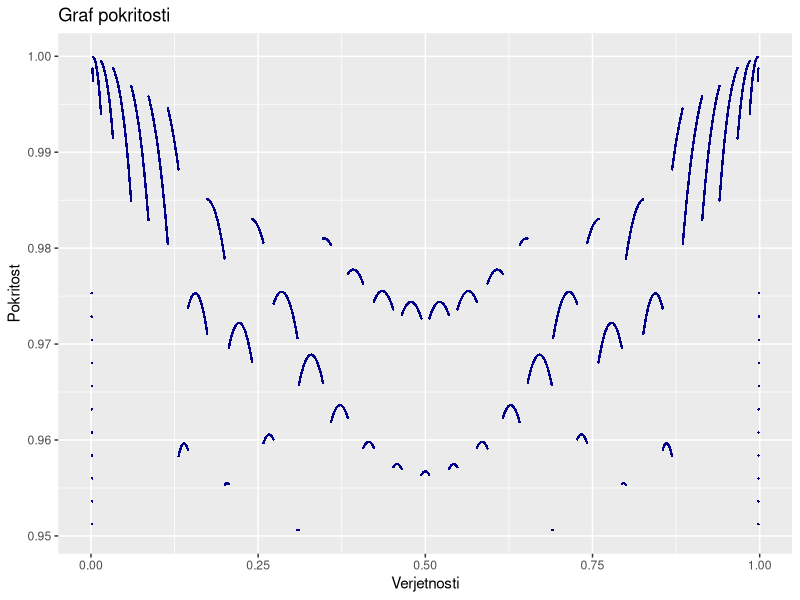
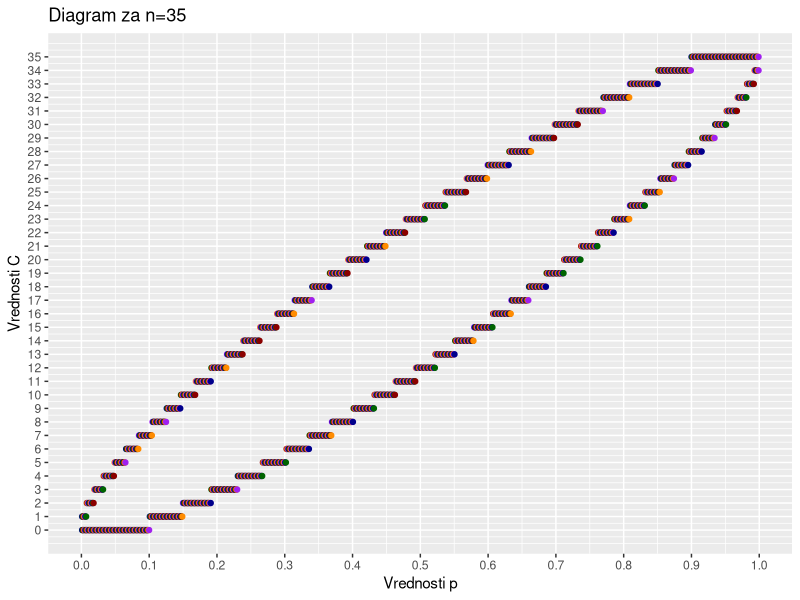

Generate these figures, in order, with R:
library(ggplot2)
library(dplyr)


# b) Izračun gamma1 in gamma2
n = 25
p0 = 34/100
C1 = 4
C2 = 13
alpha = 0.05

# funkciji za odvod in vsoto odvodov
odvod <- function(k, n, p){
  choose(n, k) * p^(k - 1) * (1 - p)^(n - k-1) * (k - n*p)
}

vsota_odv <- function(m, M, n, p){
  vsota = 0
  for(i in m:M){
    vsota = vsota + odvod(i, n, p)
  }
  return(vsota)
}

# elementi matrik A in B
a1 = pbinom(C1, n, p0) - dbinom(C1, n, p0)
a2 = 1 - pbinom(C2, n, p0)
a3 = dbinom(C1, n, p0)
a4 = dbinom(C2, n, p0)

b1 = vsota_odv(0, C1 - 1, n, p0)
b2 = vsota_odv(C2 + 1, n, n, p0)
b3 = odvod(C1, n, p0)
b4 = odvod(C2, n, p0)

A <- matrix(c(a3, b3, a4, b4), ncol = 2, nrow = 2)

B <- c(alpha - a1 - a2, - b1 - b2)

gamma <- solve(A, B)
gamma


# c) Pokritost in koef zaupanja
Sp <- c(0.001, 0.002, 0.003, 0.015, 0.033, 0.06, 0.086, 0.115, 0.145, 0.174, 0.206, 0.241,
        0.273, 0.311, 0.347, 0.384, 0.423, 0.465, 0.506, 0.548, 0.593, 0.641, 0.691, 0.742, 0.8, 0.869)
Zg <- rev(rep(1, n+1) - Sp)

N = 10000
pokritost <- rep(0,N)
verjetnosti <- seq(0.001,0.999, length=N)

for(i in 1:N){
  for(j in 1:(n+1)){
    if(Sp[j] <= verjetnosti[i] & verjetnosti[i] <= Zg[j]){
      pokritost[i] <- pokritost[i] + dbinom(j-1, n, verjetnosti[i])
    }}}

koef_zaupanja <- min(pokritost)
koef_zaupanja

graf_pokritosti <- ggplot(data.frame(verjetnosti, pokritost), 
               aes(x = verjetnosti, y = pokritost)) + 
  geom_point(size=0.5, shape=16, color = 'darkblue') +
  xlab("Verjetnosti") + ylab("Pokritost") + ggtitle('Graf pokritosti')
graf_pokritosti




# d) Izračun C1, C2, gamma1, gamma2 za n + 10
n1 = n + 10

# Pregledamo vse možne kombinacije C1 in C2
for(C1 in 0:n1){
  for(C2 in (C1+1):n1){
    # A konstruiramo enako kot v b)
    a3 = dbinom(C1, n1, p0)
    a4 = dbinom(C2, n1, p0)
    b3 = odvod(C1, n1, p0)
    b4 = odvod(C2, n1, p0)
    
    A <- matrix(c(a3, b3, a4, b4), ncol = 2, nrow = 2)
    
    # Robni primeri
    if(C1 == 0 & C2 == n1){
      a1 = 0
      a2 = 0
      b1 = 0
      b2 = 0}
    
    if(C1 == 0 & C2 != n1){
      a1 = 0
      a2 = 1 - pbinom(C2, n1, p0)
      b1 = 0
      b2 = vsota_odv(C2 + 1, n1, n1, p0)}
    
    if(C1 != 0 & C2 == n1){
      a1 = pbinom(C1, n1, p0) - dbinom(C1, n1, p0)
      a2 = 0
      b1 = vsota_odv(0, C1 - 1, n1, p0)
      b2 = 0}
    
    else{
      a1 = pbinom(C1, n1, p0) - dbinom(C1, n1, p0)
      a2 = 1 - pbinom(C2, n1, p0)
      b1 = vsota_odv(0, C1 - 1, n1, p0)
      b2 = vsota_odv(C2 + 1, n1, n1, p0)}
    
    # Matrika B
    B <- c(alpha - a1 - a2, - b1 - b2)
    
    gamma <- tryCatch(solve(A,B), error = function(e) {c(2,2)})

    # preverimo, da gamma1 in gamma2 v [0,1]
    if(gamma[1] >= 0 & gamma[2] >= 0 & gamma[1] <= 1 & gamma[2] <= 1){
      izracuni = c(C1, C2, gamma[1], gamma[2])
    }
  }
}

izracuni



# e) Diagram za n+10
N=1000
p_vektor = seq(0.001, 0.999, length=N)

poisci_C1 <- function(n, p, alpha){
  for (C in 0 : n) {
    if(pbinom(C, n, p) > alpha){
      return(C)
    }
  }}

poisci_C2 <- function(n, p, alpha){
  for (C in 0 : n) {
    if(1-pbinom(C, n, p) < alpha){
      return(C)
    }
  }}

C_min <- lapply(p_vektor, poisci_C1, n=n1, alpha = 0.05/2) %>% unlist()
table(C_min)

C_max <- lapply(p_vektor, poisci_C2, n=n1, alpha = 0.05/2) %>% unlist()
table(C_max)

color <- rep(1:5, (N/5))

df_C <- as.data.frame(cbind(C_min, C_max, p_vektor, color))
df_C$color <- factor(df_C$color)

diagram <- ggplot(df_C) + geom_point(aes(x=p_vektor, y=C_min, colour=color)) + 
  geom_point(aes(x=p_vektor, y=C_max, colour=color)) + 
  scale_color_manual(values = c("darkblue", "darkgreen", "darkred", "darkorange", "purple")) + 
  theme(legend.position = "none") + xlab("Vrednosti p") + ylab("Vrednosti C") + 
  ggtitle("Diagram za n=35") +
  scale_x_continuous(breaks = seq(0,1,0.1)) + 
  scale_y_continuous(breaks = seq(0,35,1))
diagram
